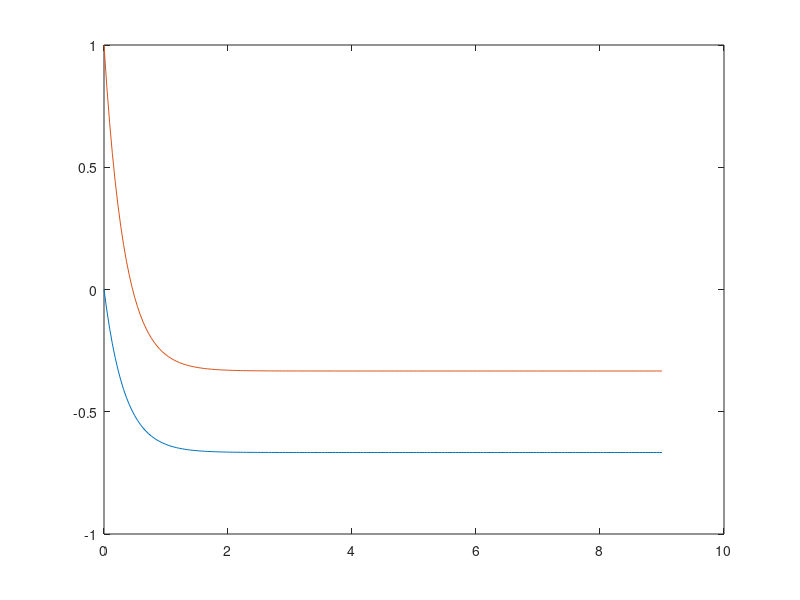

Recreate this plot in MATLAB.
f=@(x,y) x*cos(x)+y;

x(1)=0;
y(1)=0.5;
n=1;
xf=0.05;
dx=(xf-x(1))/n;

for i=1:n
    x(i+1)=x(i)+dx;
    fz=@(yp1) -yp1+y(i)+dx*0.5*(f(x(i),y(i))+f(x(i+1),yp1));
    y(i+1)=fzero(fz,y(i),optimset('Display', 'off'));
end

disp(y)

%% Trapezoidal System of ODEs
f1=@(x,y1,y2) y1-2*y2;
f2=@(x,y1,y2) 2*y1-4*y2;

x(1)=0;
y1(1)=0;
y2(1)=1;

n=200;
xf=9;
dx=(xf-x(1))/n;

for i=1:n
    x(i+1)=x(i)+dx; %#ok<SAGROW>
    % z(1) is y1 next, z(2) is y2 next
    g1=@(z) y1(i)+0.5*dx*(f1(x(i),y1(i),y2(i))+f1(x(i+1),z(1),z(2)))-z(1);
    g2=@(z) y2(i)+0.5*dx*(f2(x(i),y1(i),y2(i))+f2(x(i+1),z(1),z(2)))-z(2);
    gg=@(z) [g1(z);g2(z)];

    options=optimset('Display','off');
    y_next_sol=fsolve(gg, [y1(i),y2(i)], options);
    y1(i+1)=y_next_sol(1); %#ok<SAGROW>
    y2(i+1)=y_next_sol(2); %#ok<SAGROW>
end

plot(x, y1); hold on;
plot(x, y2)